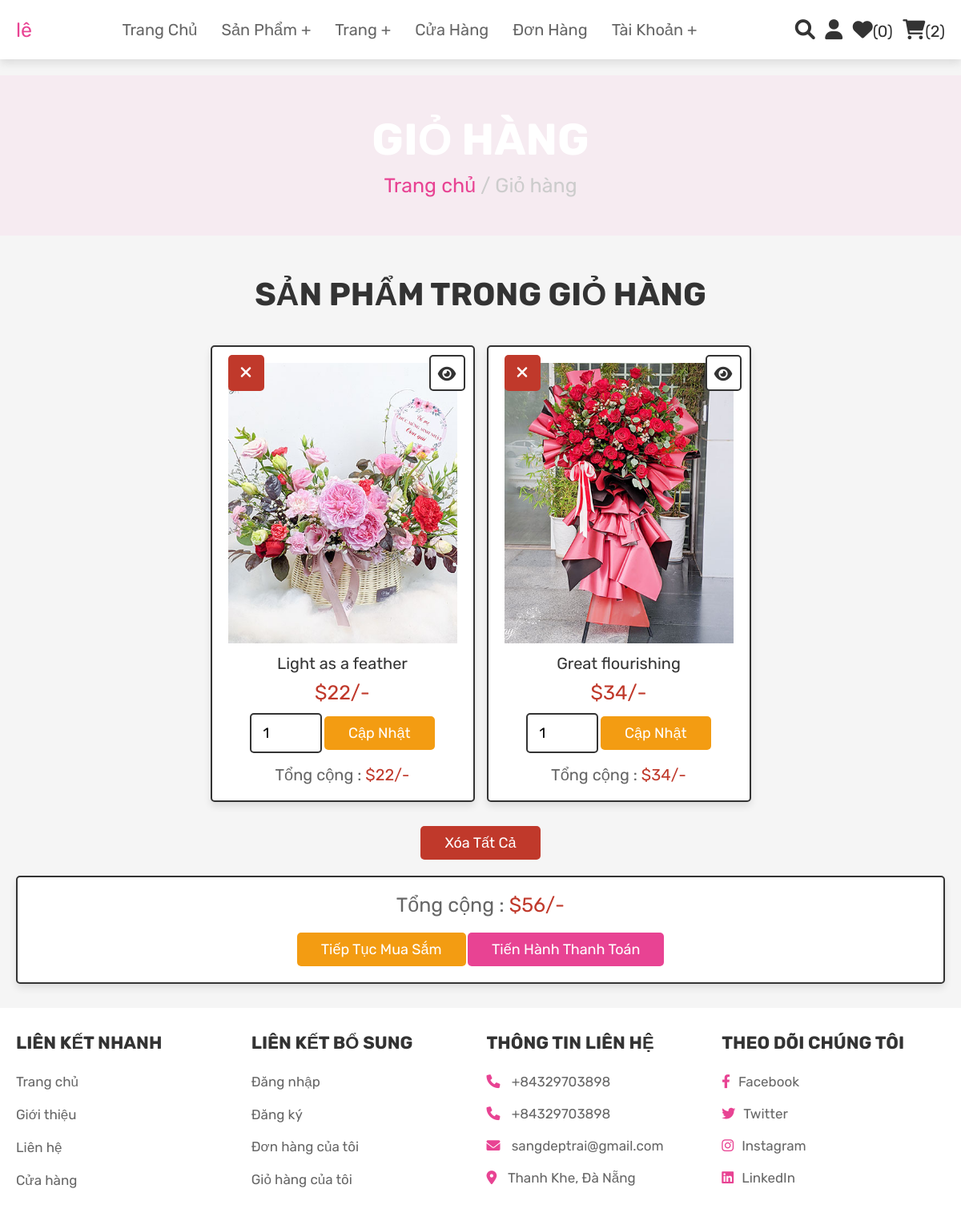
Screenshot of /cart.php (signed in) with the database file from the repository.
### tables this page shows
CREATE TABLE `cart` (
  `id` int(100) NOT NULL,
  `user_id` int(100) NOT NULL,
  `pid` int(100) NOT NULL,
  `name` varchar(100) NOT NULL,
  `price` int(100) NOT NULL,
  `quantity` int(100) NOT NULL,
  `image` varchar(100) NOT NULL
);

### cart.php (the view, shortened to what this page needs)
<?php
@include 'config.php';
$user_id = $_SESSION['user_id'];
?>
<!DOCTYPE html>
<html lang="vi">
<head>
   <link rel="stylesheet" href="https://cdnjs.cloudflare.com/ajax/libs/font-awesome/6.0.0/css/all.min.css">
   <link rel="stylesheet" href="css/style.css">
</head>
<body>
<?php @include 'header.php'; ?>
<section class="heading">
    <h3>Giỏ hàng </h3>
    <p> <a href="home.php">Trang chủ </a> / Giỏ hàng </p>
</section>
<section class="shopping-cart">
    <h1 class="title">Sản phẩm trong giỏ hàng</h1>
    <div class="box-container">
    <?php
        $grand_total = 0;
        $select_cart = mysqli_query($conn, "SELECT * FROM `cart` WHERE user_id = '$user_id'") or die('query failed');
        if(mysqli_num_rows($select_cart) > 0){
            while($fetch_cart = mysqli_fetch_assoc($select_cart)){
    ?>
    <div  class="box">
        <a href="cart.php?delete=<?php echo $fetch_cart['id']; ?>" class="fas fa-times" onclick="return confirm('Bạn có chắc chắn muốn xóa sản phẩm này khỏi giỏ hàng?');"></a>
        <a href="view_page.php?pid=<?php echo $fetch_cart['pid']; ?>" class="fas fa-eye"></a>
        <img src="uploaded_img/<?php echo $fetch_cart['image']; ?>" alt="" class="image">
        <div class="name"><?php echo $fetch_cart['name']; ?></div>
        <div class="price">$<?php echo $fetch_cart['price']; ?>/-</div>
        <form action="" method="post">
            <input type="number" min="1" value="<?php echo $fetch_cart['quantity']; ?>" name="cart_quantity" class="qty">
            <input type="submit" value="Cập nhật" class="option-btn" name="update_quantity">
        </form>
        <div class="sub-total"> Tổng cộng : <span>$<?php echo $sub_total = ($fetch_cart['price'] * $fetch_cart['quantity']); ?>/-</span> </div>
    </div>
    <?php
    $grand_total += $sub_total;
        }
    }else{
        echo '<p class="empty">Giỏ hàng của bạn đang trống</p>';
    }
    ?>
    </div>
    <div class="more-btn">
        <a href="cart.php?delete_all" class="delete-btn <?php echo ($grand_total > 1)?'':'disabled' ?>" onclick="return confirm('Bạn có chắc chắn muốn xóa tất cả sản phẩm khỏi giỏ hàng?');">Xóa tất cả</a>
    </div>
    <div class="cart-total">
        <p>Tổng cộng : <span>$<?php echo $grand_total; ?>/-</span></p>
        <a href="shop.php" class="option-btn">Tiếp tục mua sắm</a>
        <a href="checkout.php" class="btn <?php echo ($grand_total > 1)?'':'disabled' ?>">Tiến hành thanh toán</a>
    </div>
</section>
<?php @include 'footer.php'; ?>
</body>
</html>

### css/style.css (style rules this page uses)
:root { --pink: #e84393; --red: #c0392b; --orange: #f39c12; --black: #333; --white: #fff; --light-color: #666; --light-white: #ccc; --light-bg: #f5f5f5; --border: .2rem solid var(--black); --box-shadow: 0 .5rem 1rem rgba(0, 0, 0, .1); }
* { font-family: 'Rubik', sans-serif; margin: 0; padding: 0; box-sizing: border-box; outline: none; border: none; text-decoration: none; transition: all .2s linear; }
html { font-size: 62.5%; overflow-x: hidden; scroll-behavior: smooth; scroll-padding-top: 6.5rem; }
body { background: var(--light-bg); }
section { padding: 3rem 2rem; }
.btn, .delete-btn, .option-btn { display: inline-block; border-radius: .5rem; margin-top: 1rem; font-size: 1.8rem; color: var(--white); cursor: pointer; padding: 1rem 3rem; text-transform: capitalize; }
.btn { background-color: var(--pink); }
.delete-btn { background-color: var(--red); }
.option-btn { background-color: var(--orange); }
.more-btn { margin-top: 2rem; text-align: center; }
.heading { display: flex; flex-flow: column; align-items: center; justify-content: center; gap: 1rem; background-color: var(--black); text-align: center; min-height: 25vh; }
.heading h3 { font-size: 5.5rem; color: var(--white); text-transform: uppercase; }
.heading p { font-size: 2.5rem; color: var(--light-white); }
.heading p a { color: var(--pink); }
.title { text-align: center; margin-bottom: 2rem; color: var(--black); text-transform: uppercase; font-size: 4rem; padding-bottom: 20px; }
.shopping-cart .box-container { max-width: 1200px; margin: 0 auto; display: grid; grid-template-columns: repeat(auto-fit, 33rem); gap: 1.5rem; align-items: flex-start; justify-content: center; }
.shopping-cart .box-container .box { padding: 2rem; text-align: center; background-color: var(--white); border: var(--border); box-shadow: var(--box-shadow); border-radius: .5rem; position: relative; }
.shopping-cart .box-container .box .image { height: 35rem; width: 100%; object-fit: cover; }
.shopping-cart .box-container .box .fa-eye, .shopping-cart .box-container .box .fa-times { position: absolute; top: 1rem; height: 4.5rem; width: 4.5rem; line-height: 4.3rem; font-size: 2rem; border-radius: .5rem; }
.shopping-cart .box-container .box .fa-eye { right: 1rem; border: var(--border); background-color: var(--white); color: var(--black); }
.shopping-cart .box-container .box .fa-times { background-color: var(--red); color: var(--white); }
.shopping-cart .box-container .box .name { font-size: 2rem; color: var(--black); margin: 1rem 0; }
.shopping-cart .box-container .box .price { font-size: 2.5rem; color: var(--red); margin: .5rem 0; }
.shopping-cart .box-container .box .qty { width: 9rem; padding: 1.2rem 1.4rem; border-radius: .5rem; border: var(--border); font-size: 1.8rem; }
.shopping-cart .box-container .box .sub-total { margin-top: 1.5rem; font-size: 2rem; color: var(--light-color); }
.shopping-cart .box-container .box .sub-total span { color: var(--red); }
.shopping-cart .cart-total { max-width: 1200px; margin: 0 auto; padding: 2rem; text-align: center; background-color: var(--white); border: var(--border); box-shadow: var(--box-shadow); border-radius: .5rem; margin-top: 2rem; }
.shopping-cart .cart-total p { font-size: 2.5rem; color: var(--light-color); margin-bottom: 1rem; }
.shopping-cart .cart-total p span { color: var(--red); }
.heading { text-align: center; font-size: 4rem; color: #333; padding: 1rem; margin: 2rem 0; background: rgba(255, 51, 153, .05); }

### rows the page displays
cart: image (picture), name "Light as a feather", price "22", cart_quantity "1"
cart: image (picture), name "Great flourishing", price "34", cart_quantity "1"

### other values shown
$name "lê"
$wishlist_num_rows "0"
$cart_num_rows "2"
$grand_total "56"
